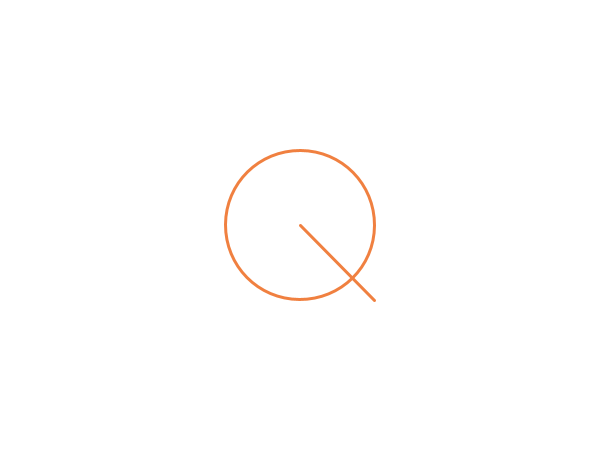
Frame 1 (no input)
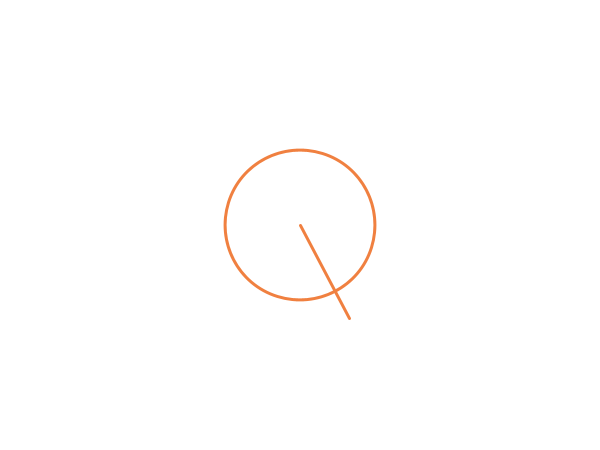
Frame 60 (the mouse pressed at the canvas centre just before this capture)
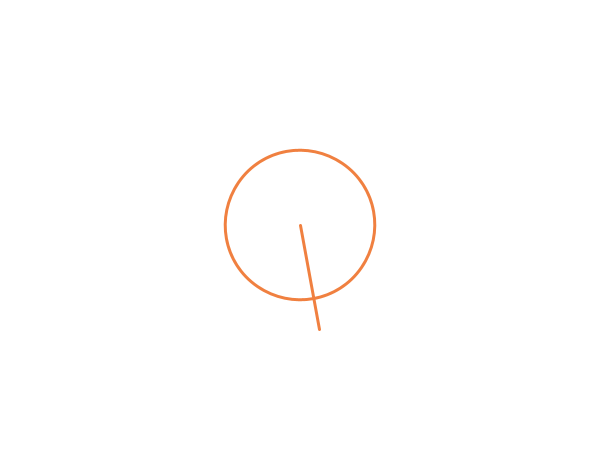
Frame 120 (the mouse held since frame 60 and released just before this capture)

The Processing sketch that drew these frames (run headless with seeded random() and noise(); from frame 60 on, the mouse is pressed at the canvas centre):

// Processing sketch: mySpirographNew
// ── mySpirographNew.pde
  //mySpirograph
  class Spirograph {
  
    float r0; //큰 원의 반지름
    float r1; //작은 원의 반지름
    float r2; //가장 작은 원의 반지름
    float rp; //펜의 반지름
    float[] rads;
  
    float theta0; //큰 원의 각도
    float theta1; //작은 원의 각도
    float theta2; //가장 작은 원의 각도
    float thetaStep = 0.005; //시간당 단위 각속도
  
    Spirograph() {
      r0 = 75.0;
      r1 = 25.0;
      r2 = 4.0;
      rp = 75;
      //println("(r0: " + r0 + ", " + "r1: " + r1 + ")");
    }
    
    Spirograph(float[] rads) {
      for (int i = 0; i < rads.length; i++) {
        this.rads[i] = rads[i];
      }
    }
    
    void turn() {
      theta0 += thetaStep;
      theta1 += thetaStep * r0 / r1;
      theta2 += thetaStep * r1 / r2;
    }
  
    void display() {
      pushMatrix();
        rotate(theta0);
        ellipse(0, 0, r0, r0);
        line(0, 0, r0, r0);
        pushMatrix();
          translate(r0, 0);
          rotate(theta1);
          //line(0, 0, r1, r1);
          //ellipse(0, 0, r1, r1);
          pushMatrix();
            translate(r2 - r1, 0);
            rotate(theta2);
            //line(0, 0, r2, r2);
            //ellipse(0, 0, r2, r2);
            //line(0, 0, rp, rp);
            //fill(255, 200);
            //point(rp, rp);
          popMatrix();
        popMatrix();
      popMatrix();
    }
  }
  
  Spirograph s;
  
  void setup() {
    size(600, 450);
    background(255);
    smooth();
    stroke(#F08040);
    strokeWeight(3);
    ellipseMode(RADIUS);
    frameRate(2000);
    
    s = new Spirograph();
  }
  
  void draw() {
    background(255);
    translate(width / 2, height / 2);
    s.turn();
    s.display();
  }
